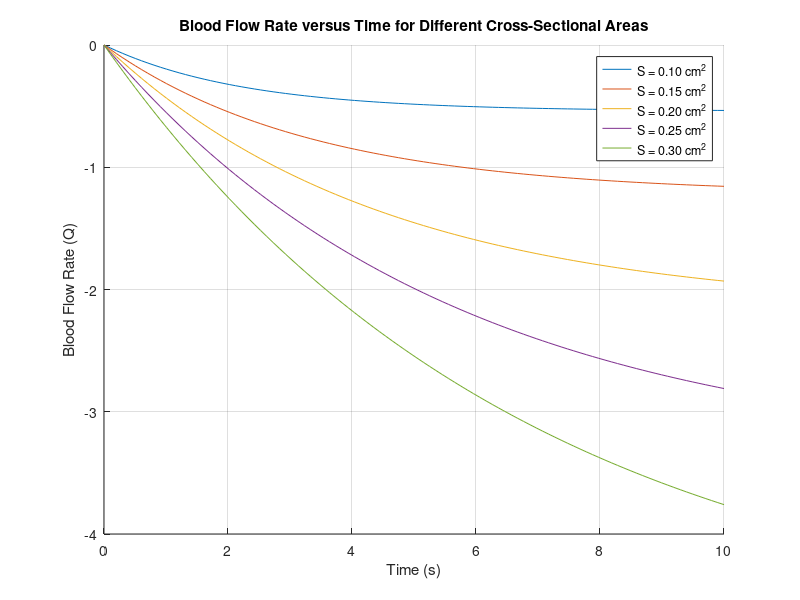
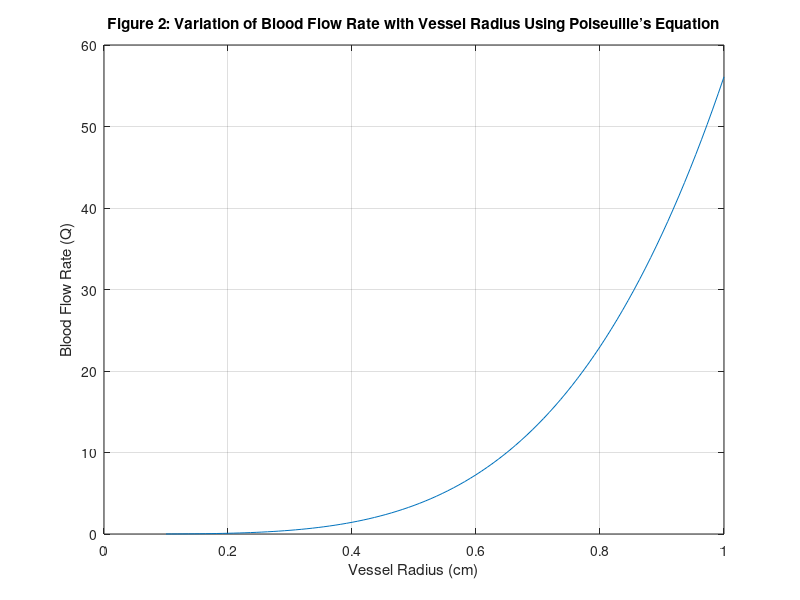
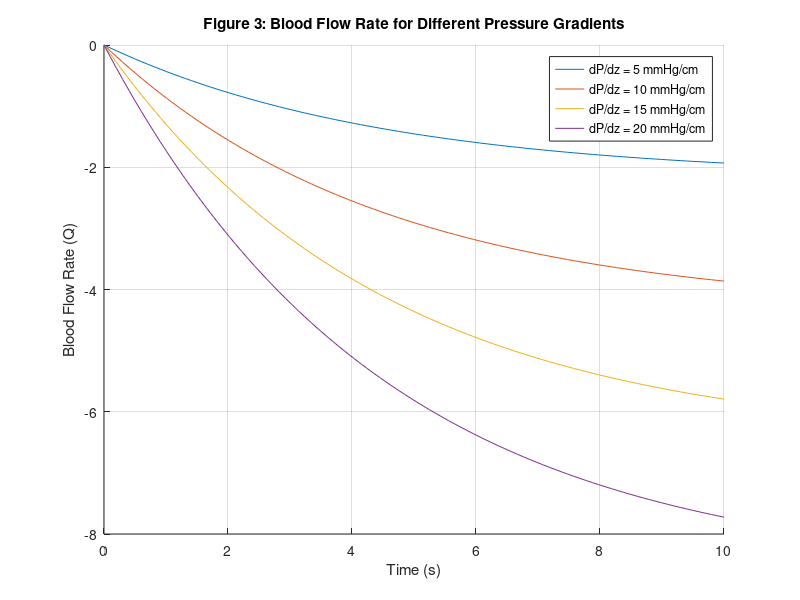
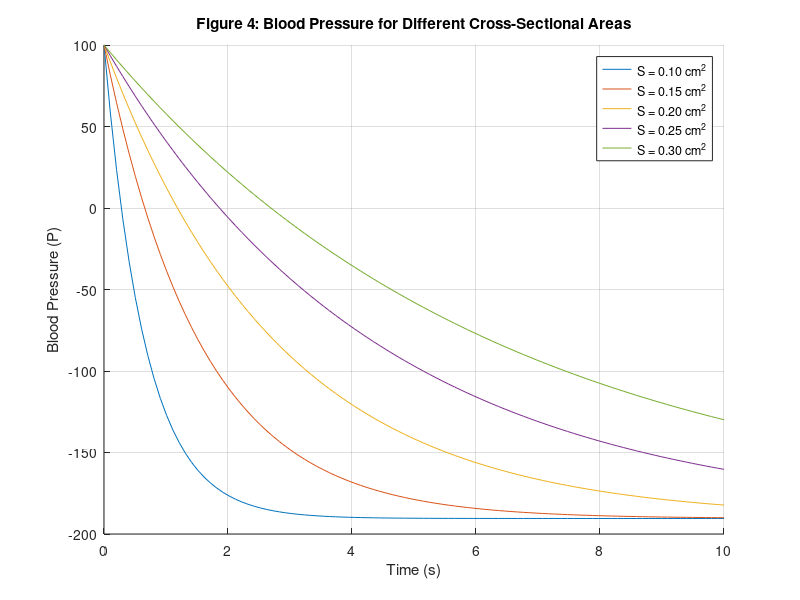

These charts were generated, in order, by the following MATLAB code:
% Common Parameters
mu = 0.0035; % Viscosity of blood (Pa.s or g/(cm.s))
rho = 1.05; % Density of blood (g/cm^3)
L = 10; % Length of the vessel (cm)
dz = 1; % Differential element in z-direction (cm)

% Time settings
t = linspace(0, 10, 100); % Time (s)
dt = t(2) - t(1); % Time step

% Parameters for Blood Flow Rate
S_values = [0.10, 0.15, 0.20, 0.25, 0.30]; % Cross-sectional areas (cm^2)
Q = zeros(length(S_values), length(t)); % Initialize Q matrix
dPdz = 5; % Pressure gradient (mmHg/cm)

% Initial conditions
Q(:, 1) = 0; % Assuming initial flow rate is zero

% Solve differential equation for each S
figure;
hold on;
for j = 1:length(S_values)
    S = S_values(j);
    for i = 2:length(t)
        dQdt = -(4 * pi * mu / S) * Q(j, i-1) - (S / (2 * rho)) * dPdz;
        Q(j, i) = Q(j, i-1) + dQdt * dt; % Euler method
    end
    plot(t, Q(j, :), 'DisplayName', sprintf('S = %.2f cm^2', S));
end
hold off;
title('Blood Flow Rate versus Time for Different Cross-Sectional Areas');
xlabel('Time (s)');
ylabel('Blood Flow Rate (Q)');
legend;
grid on;

% Vessel radius values
R = linspace(0.1, 1, 100); % Radius of the vessel (cm)
Q_poiseuille = zeros(size(R)); % Initialize Q array

% Solve using Poiseuille’s equation
for i = 1:length(R)
    Q_poiseuille(i) = (pi * (R(i)^4) * dPdz) / (8 * mu * L); % Poiseuille's law
end

% Plot
figure;
plot(R, Q_poiseuille);
title('Figure 2: Variation of Blood Flow Rate with Vessel Radius Using Poiseuille’s Equation');
xlabel('Vessel Radius (cm)');
ylabel('Blood Flow Rate (Q)');
grid on;

% Different pressure gradients
pressure_gradients = [5, 10, 15, 20]; % Pressure gradient (mmHg/cm)
Q_gradients = zeros(length(pressure_gradients), length(t));

% Solve differential equation for each pressure gradient
figure;
hold on;
for j = 1:length(pressure_gradients)
    dPdz = pressure_gradients(j);
    Q_gradients(j, 1) = 0; % Initial condition
    for i = 2:length(t)
        dQdt = -(4 * pi * mu / S_values(3)) * Q_gradients(j, i-1) - (S_values(3) / (2 * rho)) * dPdz; % Example with S = 0.2 cm^2
        Q_gradients(j, i) = Q_gradients(j, i-1) + dQdt * dt;
    end
    plot(t, Q_gradients(j, :), 'DisplayName', sprintf('dP/dz = %d mmHg/cm', dPdz));
end
hold off;
title('Figure 3: Blood Flow Rate for Different Pressure Gradients');
xlabel('Time (s)');
ylabel('Blood Flow Rate (Q)');
legend;
grid on;


% Parameters for Blood Pressure
S_values = [0.10, 0.15, 0.20, 0.25, 0.30]; % Cross-sectional areas (cm^2)
P = zeros(length(S_values), length(t)); % Initialize P matrix

% Initial conditions
P(:, 1) = 100; % Assuming initial pressure is 100 mmHg

% Solve differential equation for each S
figure;
hold on;
for j = 1:length(S_values)
    S = S_values(j);
    for i = 2:length(t)
        dPdt = -(4 * mu / S^2) * P(j, i-1) - (4 * L * mu / (rho * S^2)) * dPdz;
        P(j, i) = P(j, i-1) + dPdt * dt; % Euler method
    end
    plot(t, P(j, :), 'DisplayName', sprintf('S = %.2f cm^2', S));
end
hold off;
title('Figure 4: Blood Pressure for Different Cross-Sectional Areas');
xlabel('Time (s)');
ylabel('Blood Pressure (P)');
legend;
grid on;

% Parameters
Q = 5; % Blood flow rate (cm^3/s)
mu = 0.0035; % Viscosity of blood (Pa.s or g/(cm.s))
L = 10; % Length of the vessel (cm)
R = linspace(0.1, 1, 100); % Radius of the vessel (cm)

% Poiseuille's equation for pressure drop
P = (8 * Q * mu * L) ./ (pi * R.^4);

% Plotting
figure;
plot(R, P, 'LineWidth', 2);
title('Figure 5: Variation of Blood Pressure with Vessel Radius using Poiseuille’s ');
xlabel('Vessel Radius (cm)');
ylabel('Blood Pressure Drop (ΔP)');
grid on;


% Parameters for Figure 7
Q = 5; % Blood flow rate (cm^3/s)
mu = 0.0035; % Viscosity of blood (Pa.s or g/(cm.s))
R = 0.2; % Fixed radius of the vessel (cm)
L = linspace(0, 10, 100); % Vessel length (cm), starting from 0 to 10

% Poiseuille's equation for pressure drop
P = (8 * Q * mu * L) / (pi * R^4);

% Slope calculation for proportionality
slope = (8 * mu) / (pi * R^4);

% Plotting
figure;
plot(L, P, 'LineWidth', 2);
title('Variation of Blood Pressure with Vessel Length using Poiseuille’s Equation');
xlabel('Vessel Length (cm)');
ylabel('Blood Pressure Drop (ΔP)');
grid on;
